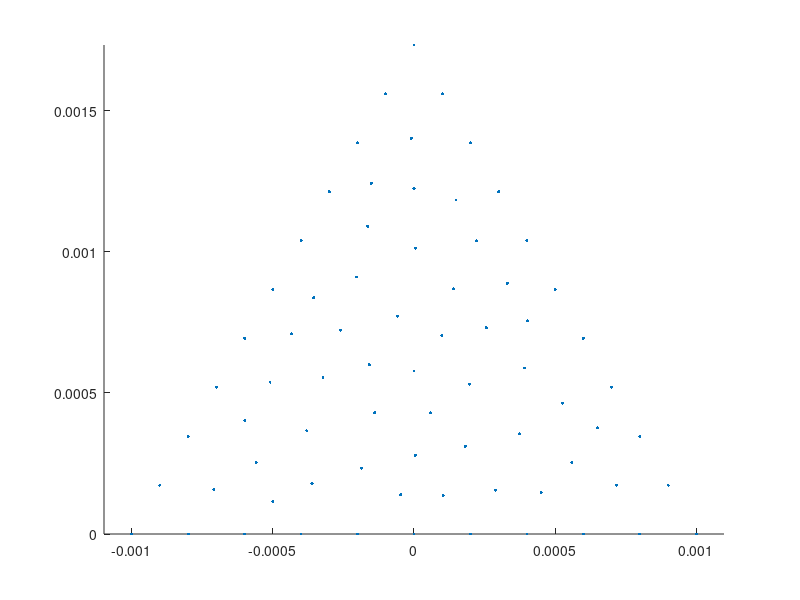

This figure's MATLAB source: (Note: this script raises an error after producing the figure.)
% generate the mesh

%script

clear all
close all

%experiment = 'single_particle' 
experiment = 'multi_particle'

%material = 'sodalime'
material = 'peridem'

% simulate sodalime crack
simulate_sodalime_prenotch = 0
%simulate_sodalime_prenotch = 1

do_pause = 'no'
%do_pause = 'yes'

% plot reference config
plot_reference = 1;
plot_circles = 1;
%timesteps = 10800;
timesteps = 1e5;	% peridem

modulo = 100;

%delta = 0.002;	% for glass slab
%delta = 0.012;	% peridynamic horizon
%delta = 0.25;	% for the unit circle 
load('delta.mat')

%meshsize = delta/3;
load('meshsize.mat')

disp ('Loading matrices: Pos.mat, Vol.mat, T.mat\n')
load('Pos.mat')
load('Vol.mat')
load('T.mat')
load('geometry.mat')

scatter(Pos(:,1), Pos(:,2), 5, 'filled')
axis equal

switch do_pause
    case 'yes'
	disp 'Press key to continue'
	pause
    otherwise
end

% generate the neighbor-list
%[NbdArr] = gen_nbdlist(Pos, delta);
%tic
%[NbdArr] = gen_nbdlist2(Pos, delta);	% twice faster
%toc

tic
[NbdArr] = gen_NbdArr(Pos, Pos, delta, 1);	% fastest
toc

if simulate_sodalime_prenotch == 1
    %% for sodalime crack test, borrowing from old code
    load('PosCrack.mat')
    Pos  = PosCrack;
    delta =  0.002;
    dx = delta/4;
    dy = delta/4;
    %Vol = zeros(size(PosCrack)) + dx * dy;
    Vol = zeros(length(PosCrack), 1) + dx * dy;
    %% for sodalime crack test, borrowing from old code
    load('Nbd.mat')
    NbdArr = Nbd;
end

disp('Max neighbors') 
size(NbdArr)

if plot_circles == 1
 hold on
 theta_list = linspace(0, 2* pi , 20);
 %for i = 30:30	%total_nodes
 for i = 1:1	%total_nodes
 	x = Pos(i,1) +  delta * cos(theta_list);
 	y = Pos(i,2) +  delta * sin(theta_list);
 
 	plot(x, y, 'r')

	axis equal
 end
end

switch do_pause
    case 'yes'
	disp 'Press key to continue'
	pause
    otherwise
end


% get the position and relative distances of the neighbors
[Nbd_xi_1, Nbd_xi_2, Nbd_xi_norm, nbd_Vol] = precomputation(NbdArr, Pos, Vol);
[total_nodes, dimension] = size(Pos);

% get the material properties
[delta, rho, Gnot, E, nu, snot, cnot, bulk_modulus] = material_properties(delta, material);

% gravity
gravity = zeros(size(Pos));
gravity(:,2) = - 9.8;

disp 'Precomputation done.'

switch do_pause
    case 'yes'
	disp 'Press key to continue'
	pause
    otherwise
end


switch experiment
case 'single_particle'

    % initial data
    uold = zeros(total_nodes,2);
    uolddot = zeros(total_nodes,2);
    uolddotdot = zeros(total_nodes,2);

    extforce = zeros(total_nodes, 2);

%% specify initial data
    %uold = zeros(total_nodes,2) + [0 1e-3];
    uolddot = zeros(total_nodes,2) + [0, 4e4];
    uolddotdot = (zeros(total_nodes, 2) + [0 -16e7] );

    % external force
    %[extforce] = external_force(geometry, Pos, NbdArr, delta);
    extforce = (zeros(total_nodes, 2) + [0 -16e7] ) * rho;

    switch do_pause
	case 'yes'
	    disp 'Press key to continue'
	    pause
	otherwise
    end

    break_bonds = 1;

%dt = 25e-9;
dt = 25e-8;

    % simulate with initial data
    [NbdArr_out, u0] = simulate_initial(uold, uolddot, uolddotdot, Pos, NbdArr, Vol, nbd_Vol, extforce, delta, Nbd_xi_1, Nbd_xi_2, Nbd_xi_norm, timesteps, break_bonds, material, dt);
    %[NbdArr_out, u0] = test_int(uold, uolddot, uolddotdot, Pos, NbdArr, Vol, nbd_Vol, extforce, delta, Nbd_xi_1, Nbd_xi_2, Nbd_xi_norm, timesteps, break_bonds, material, dt);


case 'multi_particle'

    example = 'two_balls'

    switch example
        case 'two_balls'
    	
        otherwise
    	
    end

    % scaling, shifting, rotation
    %total_particles = 1;
    %total_particles = 2;	% 2 particles
    total_particles = 3;	% 3 particles


    %contact_radius = delta/2;
    contact_radius = 1.74e-04;	% peridem

    % particle location, scaling, and rotation
    particle_scaling = ones(total_particles, 1);
    particle_rotation = zeros(total_particles, 1);
    % % Specify
    %falling_from = 2.5e-3;	% 5 mm
    falling_from = 5e-3;	% 5 mm
    %virtual_distance = 1e-3 + contact_radius + 1e-3;
    %starting_distance = 2.2e-3;
    starting_distance = 5e-3;
    %particle_shift = [0, 0; 0, falling_from];	% 2 particles
    particle_shift = [-5/2, 0; 5/2, 0; 0, 5 * sin(pi/3)] * 1e-3; % 3 particles
% particle on the bottom is flipped to ensure symmetric collision
    %particle_rotation = [pi; 0];	% for elastic collision of unit circles % 2 particles
    %particle_rotation = [pi - pi/8; -pi/8];	% for pacman collision
    %particle_rotation = [pi - pi/8; -pi/8];	% for circle_w_prenotch
    %particle_rotation = [0; 0];	% for triangles
    particle_rotation = [pi/3; pi/3; pi/3]; % 3 particles

    % locations of the particles
    Pos_multi = zeros( [size(Pos), total_particles]);

    for i = 1:total_particles
	rot_matrix = [cos(particle_rotation(i)), -sin(particle_rotation(i)); sin(particle_rotation(i)), cos(particle_rotation(i))]
	Pos_multi(:,:,i) = particle_scaling(i) * (rot_matrix * (Pos'))' + particle_shift(i, :);
	%Pos_multi(:,:,i) = particle_scaling(i) * Pos + particle_shift(i, :);
    end

%% rotation
% % rotate the second particle by an angle


    % volume of the nodes
    Vol_multi = zeros( [size(Vol), total_particles]);
    for i = 1:total_particles
%% Caution: verify that the volume gets multiplied by the scaling to the power the dimension
	Vol_multi(:,i) = ( (particle_scaling(i)).^dimension) .* Vol;
    end


    % neighborhood  array
    NbdArr_multi = zeros( [size(NbdArr), total_particles]);
    for i = 1:total_particles
	NbdArr_multi(:,:,i) = NbdArr;
    end

    % precomputation
    for i = 1:total_particles
	% get the position and relative distances of the neighbors
	[xi_1_multi(:,:,i), xi_2_multi(:,:,i), xi_norm_multi(:,:,i), nbd_Vol_multi(:,:,i)] = precomputation(NbdArr_multi(:,:,i), Pos_multi(:,:,i), Vol_multi(:,:,i));
    end

    % default initial data
    uold_multi = zeros(total_nodes,2, total_particles);
    uolddot_multi = zeros(total_nodes,2, total_particles);
    uolddotdot_multi = zeros(total_nodes,2, total_particles);

    % default external force density on particles
    extforce_multi = zeros( [size(Pos), total_particles]);

%% specify initial data
    uold_multi(:,:,2) = zeros(total_nodes,2) + [0 (starting_distance - falling_from)];
    %uolddot_multi(:,:,2) = zeros(total_nodes,2) +  [0, -60* sqrt(2* 10 * (0.3e-3))];	% 2 particles
    %uolddot_multi(:,:,2) = zeros(total_nodes,2) +  [0, -sqrt(2* 10 * (falling_from - starting_distance))];
    %uolddotdot_multi(:,:,2) = zeros(total_nodes,2) +  [0, -10];
    uolddot_multi(:,:,1) = zeros(total_nodes,2) +  -[sqrt(3)/2, 1/2 ] * -60* sqrt(2* 10 * (0.3e-3));	% 3 particles
    uolddot_multi(:,:,2) = zeros(total_nodes,2) +  -[-sqrt(3)/2, 1/2 ] * -60* sqrt(2* 10 * (0.3e-3));	% 3 particles
    uolddot_multi(:,:,3) = zeros(total_nodes,2) +  -[0, -1] * -60* sqrt(2* 10 * (0.3e-3));	% 3 particles

  %uolddot_multi(:,:,2) = zeros(total_nodes, 2) + [0, -1.3e-01];	% peridem
  %uolddotdot_multi(:,:,2) = zeros(total_nodes, 2) + [0, -10];	% peridem

    % specify external force density on particles i.e. Force/Volume, or Acceleration * density
    % % gravity applies on the second particle only
    %extforce_multi(:,:,2) = zeros(total_nodes, 2) +  [0, -10 .* rho];


    % % normal stiffness (From Foster's paper)
    %normal_stiffness = 18 * bulk_modulus /( pi * delta^5);
    normal_stiffness = 18 * bulk_modulus /( pi * delta^4);	% from silling-askari05

    % % peridem
    %mass_particle = pi * (1e-3)^2 * rho;
    %meq = mass_particle;% harmonic mean of particles of same size
    %Vmax_by_delmax = (7.385158e+05);
    %normal_stiffness = meq * Vmax_by_delmax^2;

      %normal_stiffness = (7.385158e+05)^2;	% peridem
%% debugging
	%normal_stiffness = normal_stiffness * 1e-5;
    
%dt = 0.02/timesteps;	% peridem
dt = 0.02/1e5;	% peridem

 [NbdArr_out, u0_multi, store_location, store_vel_min, store_vel_max] = simulateMultiple(total_particles, uold_multi, uolddot_multi, uolddotdot_multi, Pos_multi, NbdArr_multi, Vol_multi, nbd_Vol_multi, extforce_multi, normal_stiffness, contact_radius, rho, cnot, snot, xi_1_multi, xi_2_multi, xi_norm_multi, dt, timesteps, delta, modulo);

 time_ss = (1:length(store_location)) *  dt * modulo * 1e3;
 figure
 plot(time_ss, store_location);
 title('Location of the center')
 axis equal

 figure
 plot(time_ss, store_vel_min);
 hold on
 plot(time_ss, store_vel_max);
 hold off
 legend('min', 'max')
 title('Vertical velocity')
 axis equal



otherwise
    disp 'No experiment provided'

end
